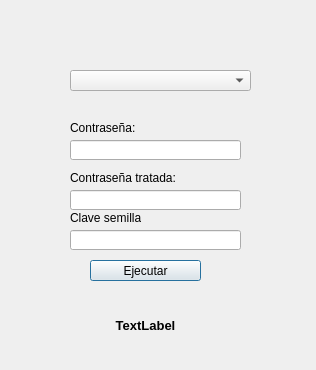
<?xml version="1.0" encoding="UTF-8"?>
<ui version="4.0">
 <class>Dialog</class>
 <widget class="QDialog" name="Dialog">
  <property name="geometry">
   <rect>
    <x>0</x>
    <y>0</y>
    <width>316</width>
    <height>370</height>
   </rect>
  </property>
  <property name="windowTitle">
   <string>PasswordGenerator</string>
  </property>
  <widget class="QPushButton" name="btn_Ejecutar">
   <property name="geometry">
    <rect>
     <x>90</x>
     <y>260</y>
     <width>111</width>
     <height>21</height>
    </rect>
   </property>
   <property name="text">
    <string>Ejecutar</string>
   </property>
  </widget>
  <widget class="QLineEdit" name="txt_Contrasenia">
   <property name="geometry">
    <rect>
     <x>70</x>
     <y>140</y>
     <width>171</width>
     <height>20</height>
    </rect>
   </property>
  </widget>
  <widget class="QLineEdit" name="txt_Contrasenia2">
   <property name="geometry">
    <rect>
     <x>70</x>
     <y>190</y>
     <width>171</width>
     <height>20</height>
    </rect>
   </property>
  </widget>
  <widget class="QLabel" name="lbl_Contrasenia">
   <property name="geometry">
    <rect>
     <x>70</x>
     <y>120</y>
     <width>71</width>
     <height>16</height>
    </rect>
   </property>
   <property name="text">
    <string>Contraseña:</string>
   </property>
  </widget>
  <widget class="QLabel" name="lbl_Contrasenia2">
   <property name="geometry">
    <rect>
     <x>70</x>
     <y>170</y>
     <width>201</width>
     <height>16</height>
    </rect>
   </property>
   <property name="text">
    <string>Contraseña tratada:</string>
   </property>
  </widget>
  <widget class="QLabel" name="lbl_Mensaje">
   <property name="geometry">
    <rect>
     <x>0</x>
     <y>290</y>
     <width>291</width>
     <height>71</height>
    </rect>
   </property>
   <property name="font">
    <font>
     <family>Arial</family>
     <pointsize>10</pointsize>
     <weight>75</weight>
     <bold>true</bold>
    </font>
   </property>
   <property name="toolTipDuration">
    <number>-2</number>
   </property>
   <property name="text">
    <string>TextLabel</string>
   </property>
   <property name="scaledContents">
    <bool>false</bool>
   </property>
   <property name="alignment">
    <set>Qt::AlignCenter</set>
   </property>
  </widget>
  <widget class="QLineEdit" name="txt_Semilla">
   <property name="geometry">
    <rect>
     <x>70</x>
     <y>230</y>
     <width>171</width>
     <height>20</height>
    </rect>
   </property>
   <property name="text">
    <string/>
   </property>
  </widget>
  <widget class="QLabel" name="lbl_Semilla">
   <property name="geometry">
    <rect>
     <x>70</x>
     <y>210</y>
     <width>71</width>
     <height>16</height>
    </rect>
   </property>
   <property name="text">
    <string>Clave semilla:</string>
   </property>
  </widget>
  <widget class="QComboBox" name="cb_Opciones">
   <property name="geometry">
    <rect>
     <x>70</x>
     <y>70</y>
     <width>181</width>
     <height>21</height>
    </rect>
   </property>
  </widget>
 </widget>
 <resources/>
 <connections/>
</ui>
